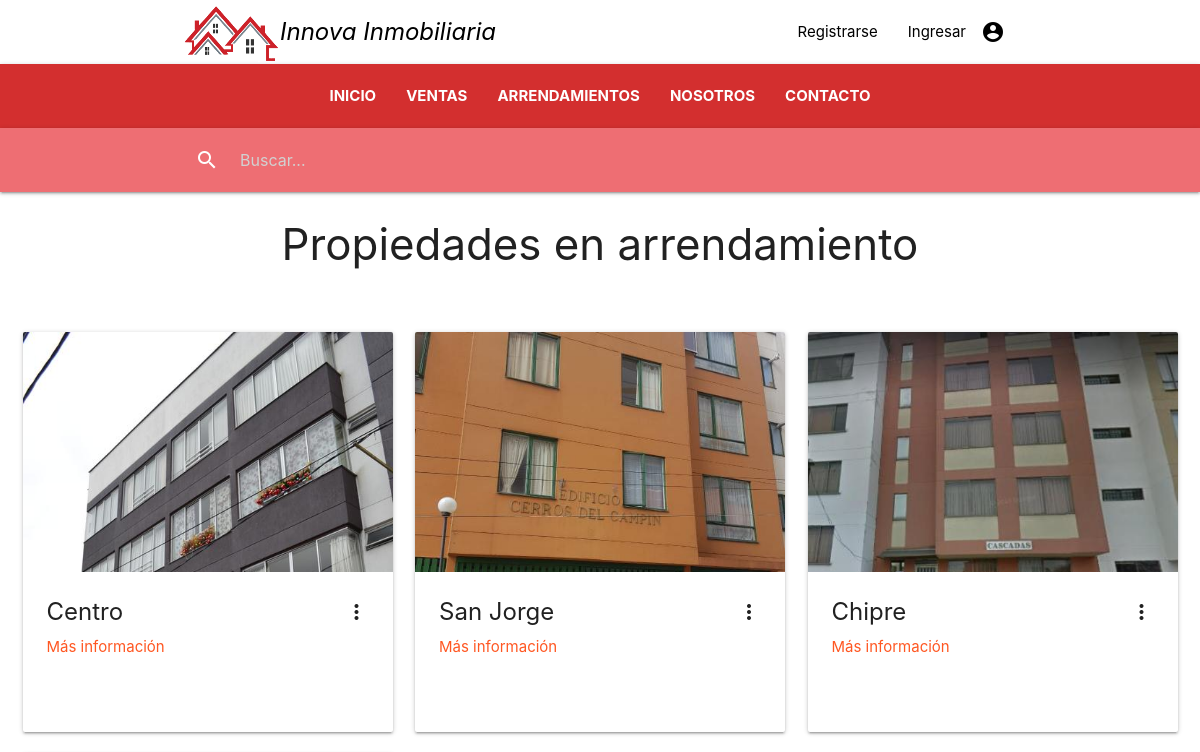
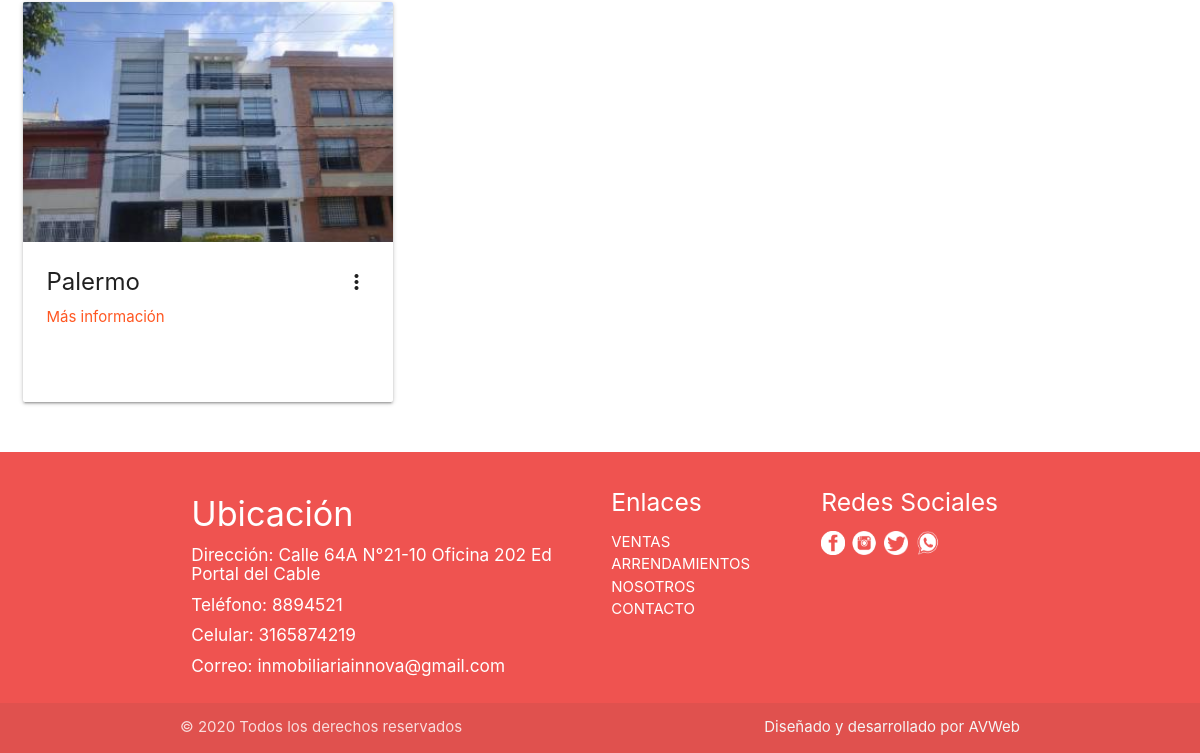
The app's page /paginas/arrendamientos/, older data (2 pictures, top to bottom).
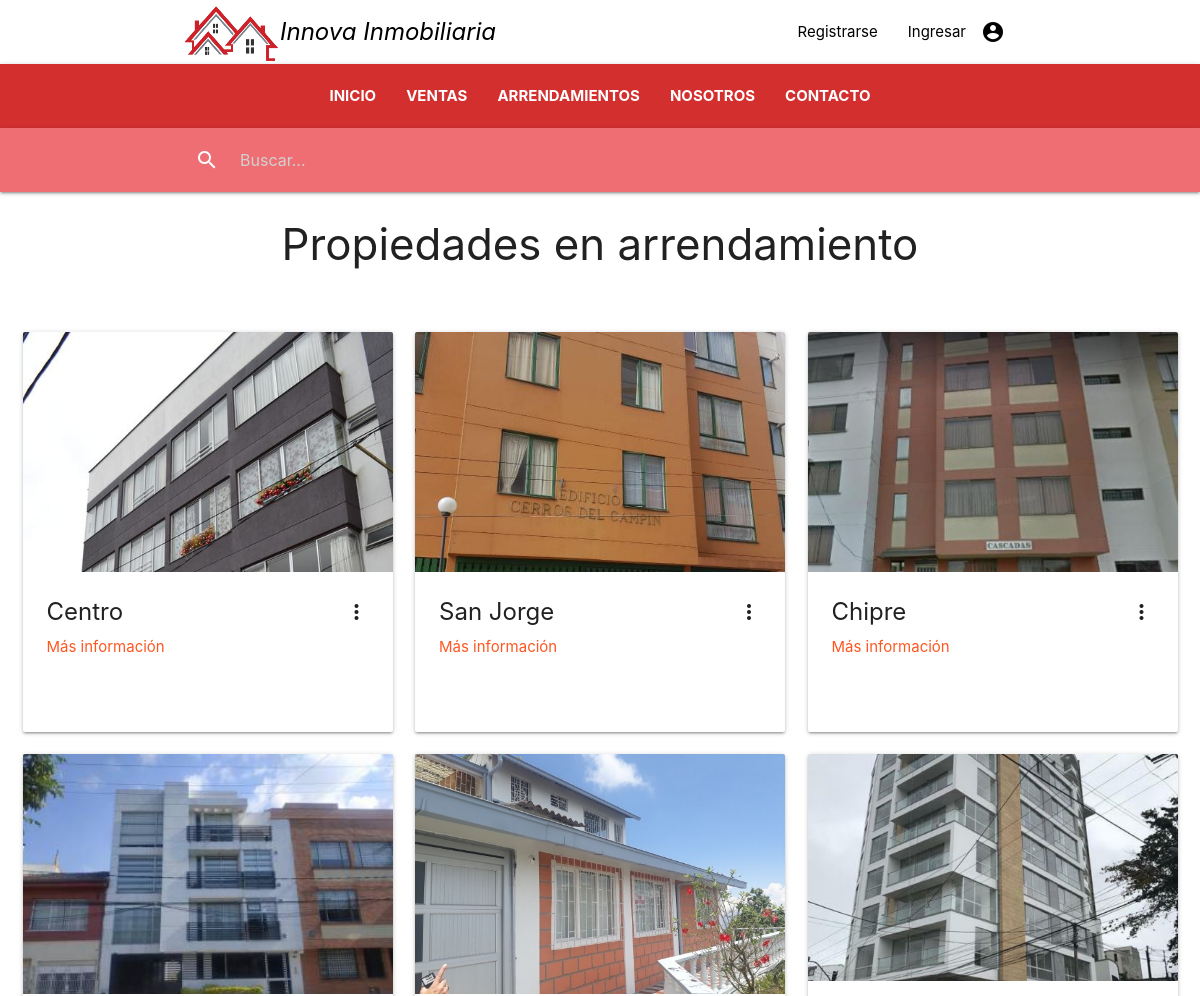
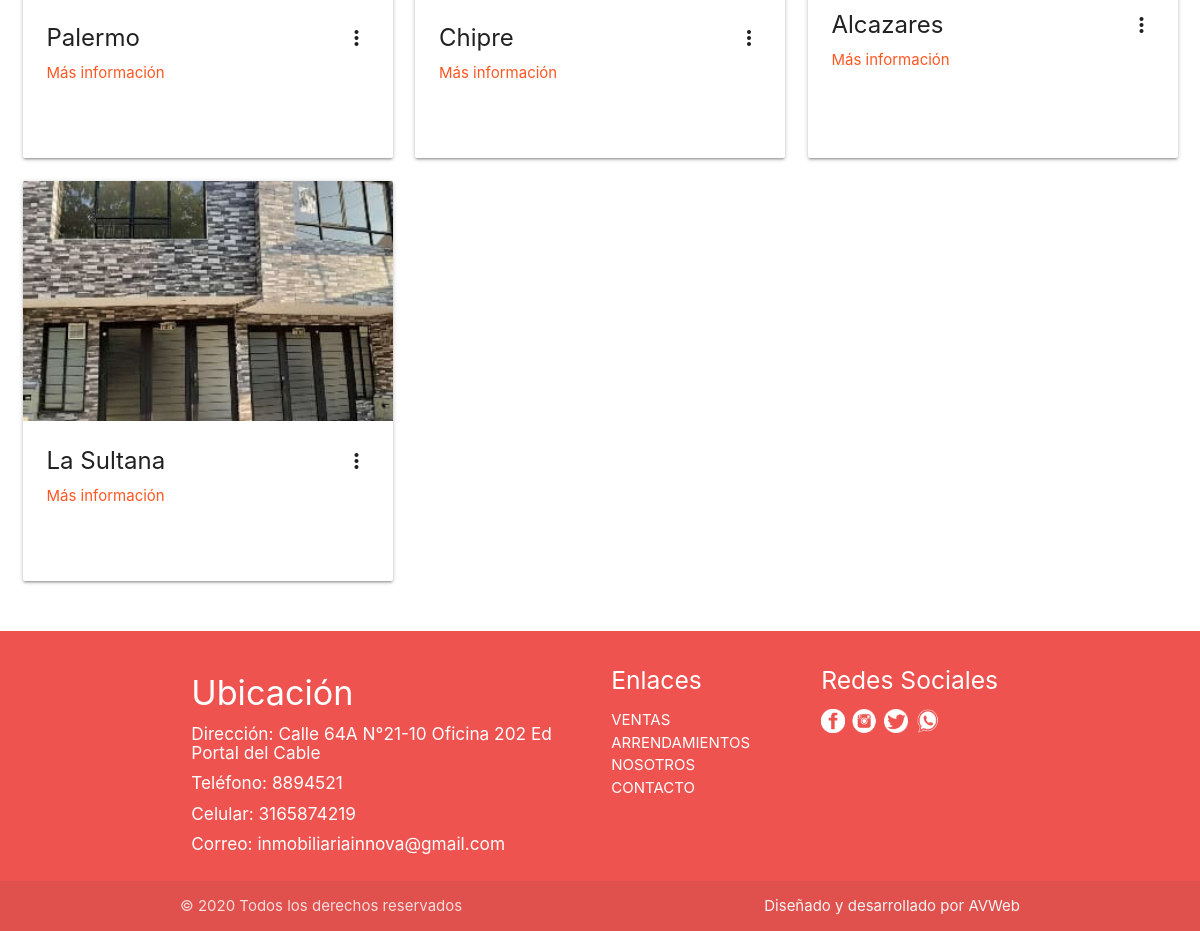
The same page, newer data (2 pictures, top to bottom).
### inmueble/models.py (models this page shows, shortened)
class Inmueble(models.Model):
    codigo = models.CharField(max_length=50, null=False)
    direccion = models.CharField(max_length=100, null=False)
    IDBarrio = models.ForeignKey(Barrio, null=False, on_delete=models.PROTECT)
    precio = models.DecimalField(max_digits=9, decimal_places=0,  null=False)
    IDTipo_de_inmueble = models.ForeignKey(Tipo_de_inmueble, null=False, on_delete=models.PROTECT)
    IDTipo_de_oferta = models.ForeignKey(Tipo_de_oferta, null=False, on_delete=models.PROTECT)
    alcoba = models.IntegerField(null=False)
    baño = models.IntegerField(null=False)
    parqueadero = models.BooleanField(null=False)
    disponible = models.BooleanField(null=False)
    descripcion = models.CharField(max_length=300, null=True)
    imagenppal = models.FileField(null=False, upload_to="imagenes/%Y/%m/%d")

class Barrio(models.Model):
    nombre = models.CharField(max_length=80, null=False)
    IDCiudad = models.ForeignKey(Ciudad, null=False, on_delete=models.PROTECT)

### inmueble/views.py (the view)
# urls.py: path('paginas/arrendamientos/', views.AlquilerList.as_view(), name='arrendamientos'),
class AlquilerList(ListView):
    template_name = 'paginas/arrendamientos.html'
    model = Inmueble
    context_object_name = 'inmuebles'

### templates/paginas/arrendamientos.html (shortened to what this page needs)
{% extends 'base/base.html' %}
{% load static %}
{% load humanize %}
{% block container2 %}
<h3 class="center-align">Propiedades en arrendamiento</h3>
<br>
<div class="section">
  <div class="row">
    <div class="col s12">
      {% for inmueble in inmuebles %}
        {% if inmueble.IDTipo_de_oferta.nombre == "Arrendamiento" %}
        <div class="col s12 m4">
          <div class="card medium">
            <div class="card-image waves-effect waves-block waves-light">
              <img class="activator" src="../../media/{{ inmueble.imagenppal }}">
            </div>
            <div class="card-content">
              <span class="card-title activator grey-text text-darken-4"><b>{{ inmueble.IDBarrio.nombre }}</b>
                <i class="material-icons right">more_vert</i>
              </span>
              <p><a class="deep-orange-text darken-4" href="{% url 'detalle' inmueble.id %}">Más información</a></p>
            </div>
          </div>
        </div>
        {% endif %}
      {% endfor %}
    </div>
  </div>
</div>
{% endblock %}

Row changes from the older to the newer data that the page shows:
added Inmueble: imagenppal (picture), IDBarrio.nombre "Chipre"
added Inmueble: imagenppal (picture), IDBarrio.nombre "Alcazares"
added Inmueble: imagenppal (picture), IDBarrio.nombre "La Sultana"
